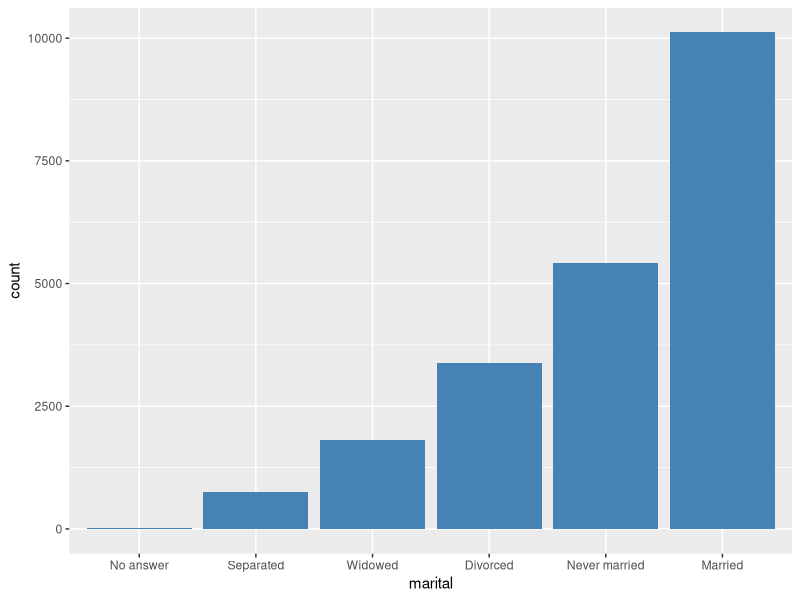
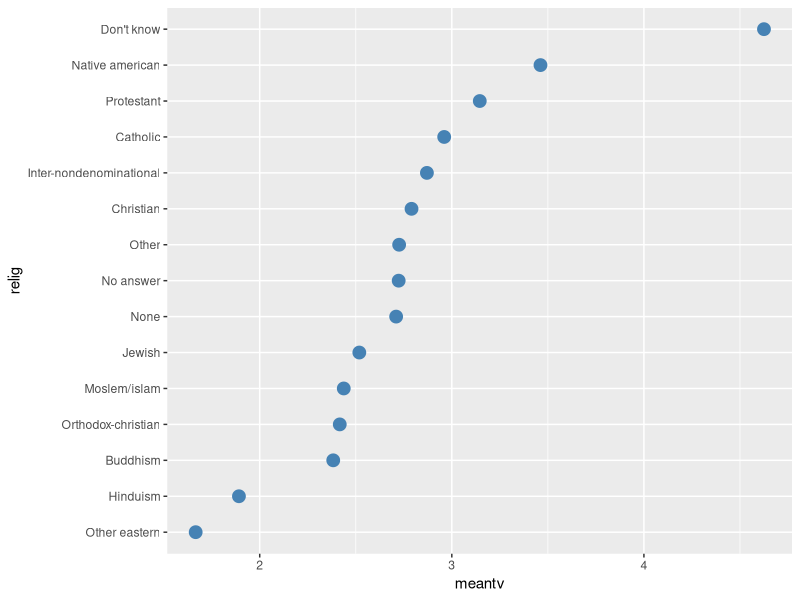

Write R code to recreate these figures, in order.
library(tidyverse)



# Dropping unused levels
levels(gss_cat$race)

gss_cat %>% 
  select(race) %>% 
  table()


gss_cat %>% 
  mutate(race = fct_drop(race)) %>% 
  select(race) %>% 
  table()


# Modifying factor order
# using fct_relevel function 
gss_cat %>% 
  mutate(race = fct_drop(race)) %>% 
  mutate(race = fct_relevel(race,
                    c("White","Black","Other"))) %>% 
  select(race) %>% 
  table()


# Ordering factors and levels by the value of 
# the frequency count of that particular category
gss_cat %>% 
  mutate(marital = fct_infreq(marital)) %>% 
  mutate(marital = fct_rev(marital)) %>% 
  ggplot(aes(marital))+
  geom_bar(fill = "steelblue")


# Ordering the levels of one variable by 
# the average value or by the value in another variable 
gss_cat %>% 
  group_by(relig) %>% 
  summarise(meantv = mean(tvhours, na.rm = T)) %>% 
  mutate(relig = fct_reorder(relig, meantv)) %>% 
  ggplot(aes(meantv, relig))+
  geom_point(size = 4, color = "steelblue")



gss_cat %>% 
  mutate(partyid = fct_recode(
    partyid,
    "Republican, strong" = "Strong republican",
    "Republican, weak" = "Not str republican",
    "Independent, near rep" = "Ind, near rep",
    "Independent, near dem" = "Ind, near dem",
    "Democrat, weak" = "Not str democrat",
    "Democrat, strong" = "Strong democrat",
    "Other" = "No answer",
    "Other" = "Don't know",
    "Other" = "Other party")) %>% 
  count(partyid)
  

# the smart way
gss_cat %>% 
  mutate(partyid = fct_collapse(
    partyid,
    Other = c("No answer","Don't know","Other party"),
    Republican = c("Strong republican","Not str republican"),
    Independent = c("Ind, near rep","Independent","Ind, near dem"),
    Democrat = c("Not str democrat","Strong democrat"))) %>% 
  count(partyid)





